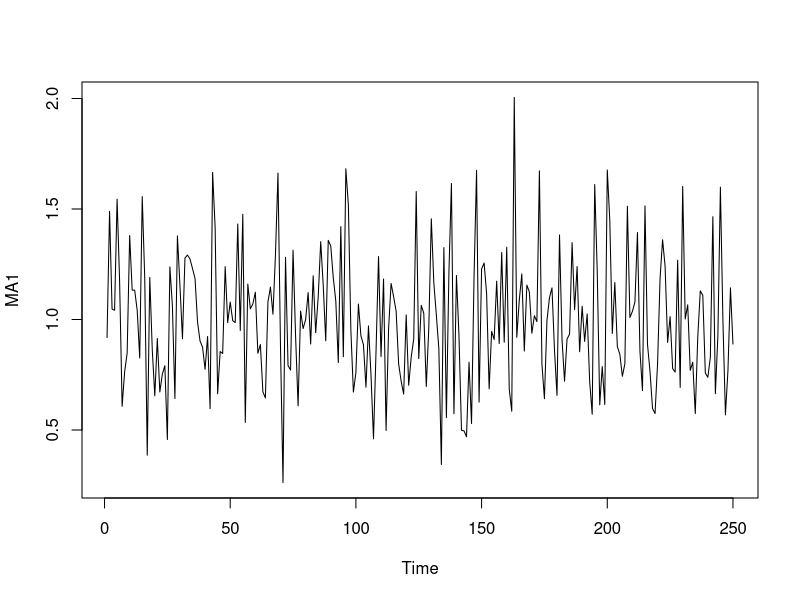
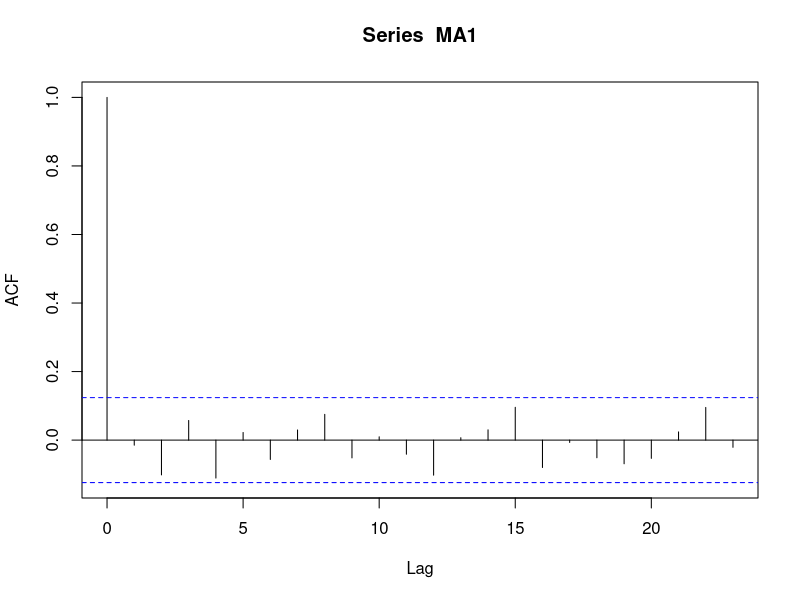
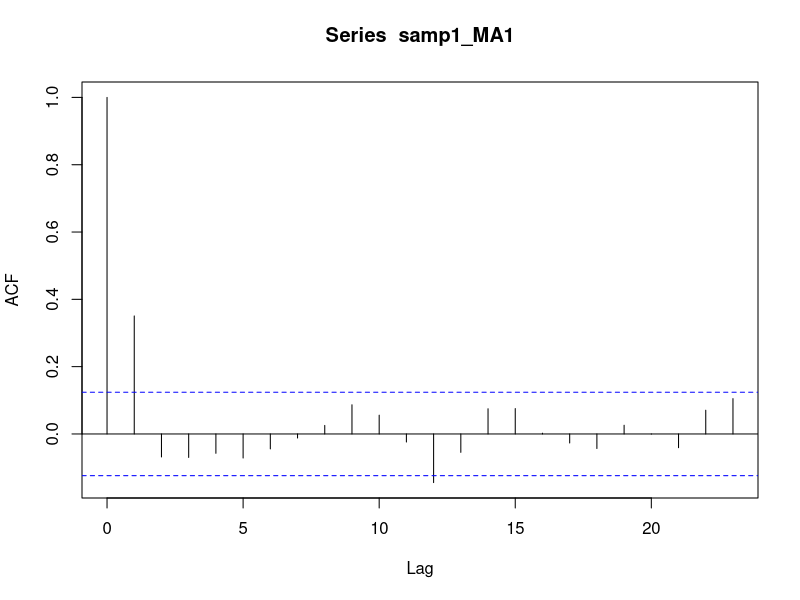
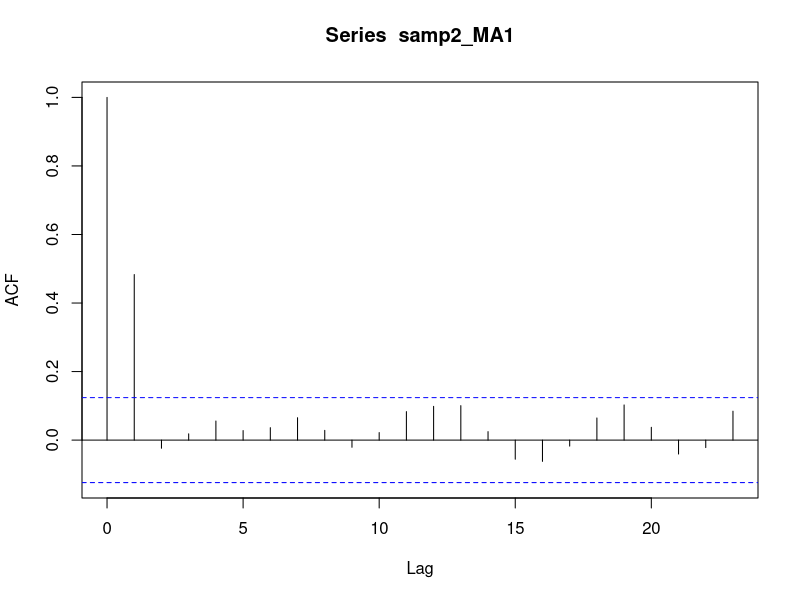
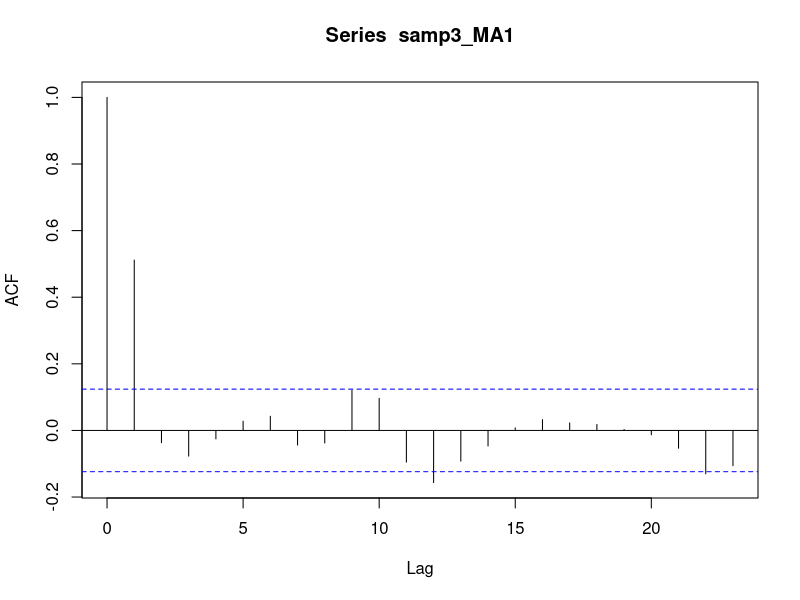
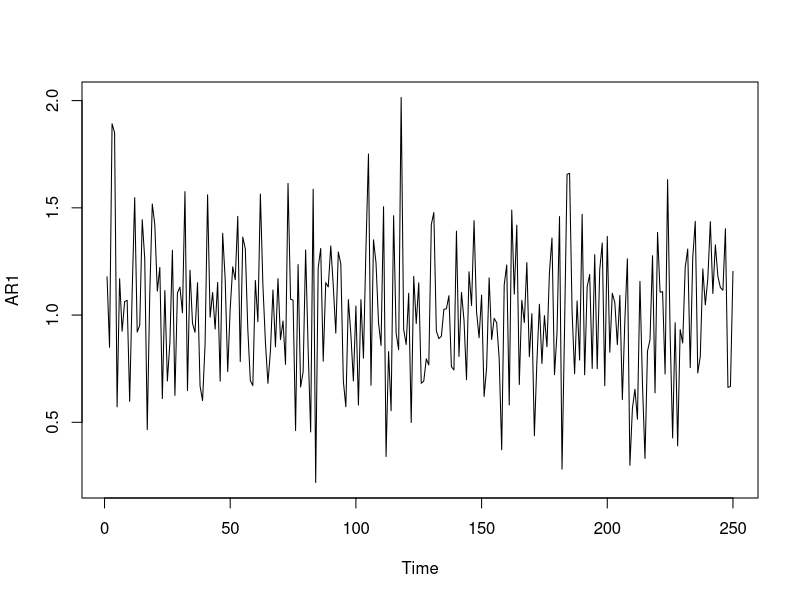
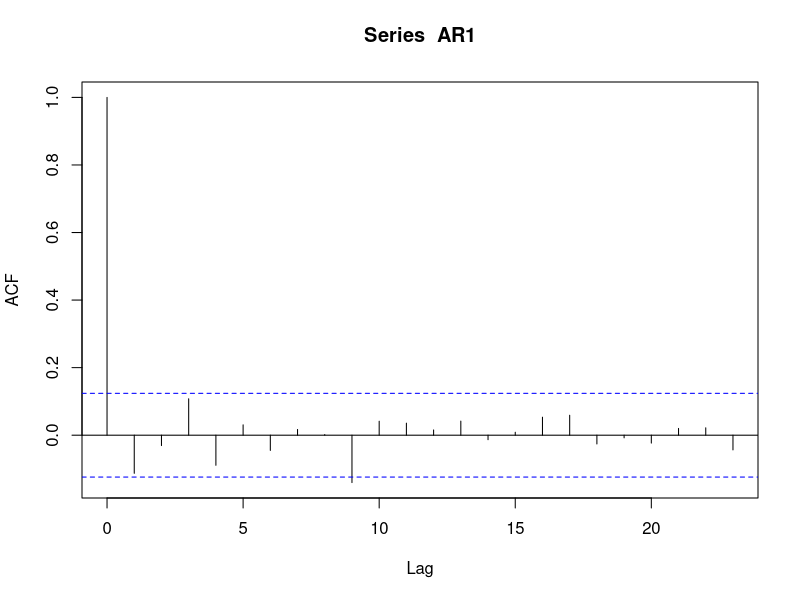
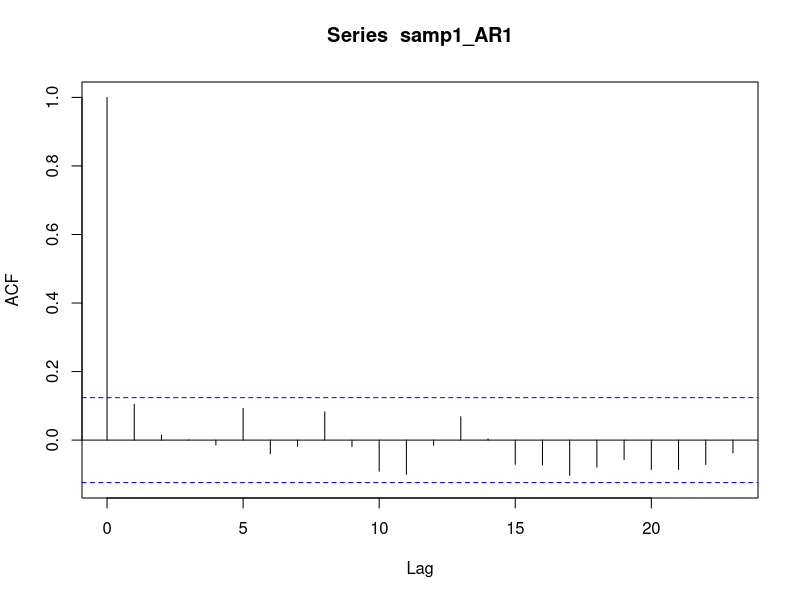

These figures' R source, in order:
## ---- chunk 1
set.seed(123)
ls1 <- list(order = c(0, 0, 1), ma = 0.05)
mu <- 1

MA1 <- arima.sim(n = 250, model = ls1, sd = 0.31622777) + mu
plot(MA1)
## ---- chunk 2
acf(MA1)
## ---- chunk 3
ls1 <- list(order = c(0, 0, 1), ma = 0.5)

samp1_MA1 <- arima.sim(n = 250, model = ls1, sd = 0.31622777) + mu
acf(samp1_MA1)
## ---- chunk 4
ls1 <- list(order = c(0, 0, 1), ma = 0.9)

samp2_MA1 <- arima.sim(n = 250, model = ls1, sd = 0.31622777) + mu
acf(samp2_MA1)
## ---- chunk 5
ls1 <- list(order = c(0, 0, 1), ma = 0.99)

samp3_MA1 <- arima.sim(n = 250, model = ls1, sd = 0.31622777) + mu
acf(samp3_MA1)
## ---- chunk 6
ls1 <- list(order = c(1, 0, 0), ar = -0.05)
mu <- 1

AR1 <- arima.sim(n = 250, model = ls1, sd = 0.31622777) + mu
plot(AR1)
## ---- chunk 7
acf(AR1)
## ---- chunk 8
ls1 <- list(order = c(1, 0, 0), ar = 0)
mu <- 1

samp1_AR1 <- arima.sim(n = 250, model = ls1, sd = 0.31622777) + mu
acf(samp1_AR1)
## ---- chunk 9
ls1 <- list(order = c(1, 0, 0), ar = 0.5)
mu <- 1

samp2_AR1 <- arima.sim(n = 250, model = ls1, sd = 0.31622777) + mu
acf(samp2_AR1)
## ---- chunk 10
ls1 <- list(order = c(1, 0, 0), ar = 0.9)
mu <- 1

samp3_AR1 <- arima.sim(n = 250, model = ls1, sd = 0.31622777) + mu
acf(samp3_AR1)
## ---- chunk 11
ls1 <- list(order = c(1, 0, 0), ar = 0.99)
mu <- 1

samp4_AR1 <- arima.sim(n = 250, model = ls1, sd = 0.31622777) + mu
acf(samp4_AR1)
## ---- chunk 12
setwd("/Users/madelyncaufield/Desktop/ECON432 Data Science for Financial Engineering/Homework 5")
## ---- chunk 13
df <- read.csv("DAL.csv")
head(df)
## ---- chunk 14
library(dplyr)

DAL.df = df %>%
          select(Date, Adj.Close)

head(DAL.df)
## ---- chunk 15
class(DAL.df$Date)
DAL.df$Date <- as.Date(DAL.df$Date,format = '%Y-%m-%d')
class(DAL.df$Date)
## ---- chunk 16
plot(Adj.Close~Date, DAL.df, type='l',col="blue",xlab = 'Date',ylab='Dela Air Lines Prices',
     main='Monthly Prices of Delta Air Lines Shares')
T <- length(DAL.df$Date)
ticks <- seq(DAL.df$Date[1], DAL.df$Date[T], by = "quarters")
axis(1, at = ticks, labels = FALSE)
legend('topleft', names(DAL.df), col= "blue", lty=1, cex=.65)
## ---- chunk 17
DAL.df$cc.ret[2:T] <-  log(DAL.df$Adj.Close[2:T]/DAL.df$Adj.Close[1:(T-1)])
head(DAL.df$cc.ret)

head(DAL.df)
## ---- chunk 18
DAL.df <- DAL.df[,c('Date','cc.ret')] 
DAL.df <- DAL.df[-c(1),]

head(DAL.df)
## ---- chunk 19
Ret = DAL.df$cc.ret
Box.test(Ret, lag = 10, type = c("Ljung-Box"), fitdf = 0)
## ---- chunk 20
Ret = DAL.df$cc.ret
AR1 = (arima(Ret, order = c(1,0,0)))
## ---- chunk 21
library(forecast)
checkresiduals(AR1)
## ---- chunk 22
auto.arima(Ret, max.p=10, max.q=0, ic="aic", stepwise=F)
## ---- chunk 23
AR5 = (arima(x = Ret, order = c(5,0,0)))
AR5
## ---- chunk 24
checkresiduals(AR5)
## ---- chunk 25
auto.arima(Ret, max.p=10, max.q=10, ic = "aic", stepwise = F)
## ---- chunk 26
ARMA31 = (arima(x = Ret, order = c(3,0,1))) 
ARMA31
## ---- chunk 27
checkresiduals(ARMA31)
